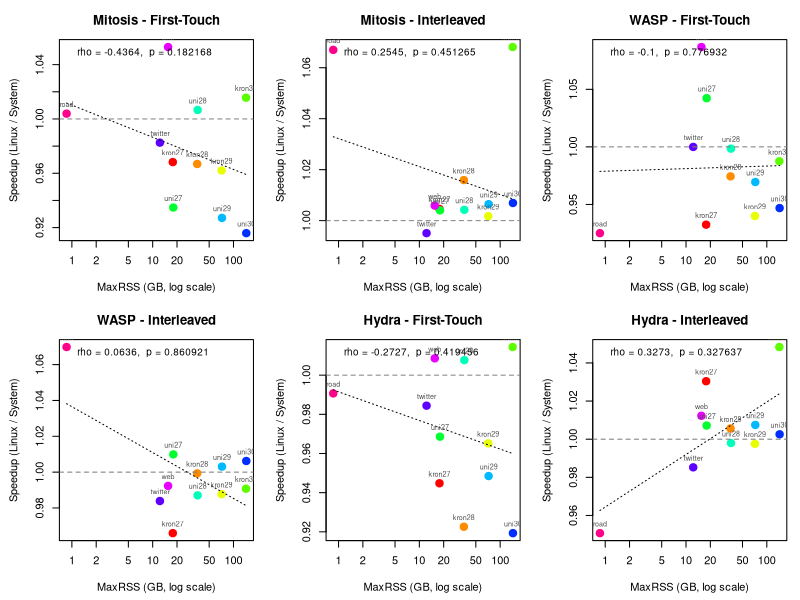

R code for this plot:
###############################################################################
###   CC: Does speedup over Linux depend on working-set size (maxRSS)?    ###
###   Permutation test on Spearman correlation, per system × policy       ###
###############################################################################

# =============================================================================
# 1. MaxRSS for CC (GB), per graph
# =============================================================================

maxrss <- c(
  kron27 = 17.74, kron28 = 35.56, kron29 = 71.28, kron30 = 142.84,
  uni27  = 18.00, uni28  = 36.00, uni29  = 72.00, uni30  = 143.98,
  twitter = 12.28, web = 15.51, road = 0.86
)

# =============================================================================
# 2. Runtime data (5 trials per configuration) — from cc.R
# =============================================================================

rt <- list(
  # --- LINUX First-Touch ---
  linux_ft_kron27  = c(0.33432, 0.33719, 0.33736, 0.33210, 0.33170),
  linux_ft_kron28  = c(0.60428, 0.61037, 0.60743, 0.60363, 0.61118),
  linux_ft_kron29  = c(1.21015, 1.20480, 1.19634, 1.16316, 1.18709),
  linux_ft_kron30  = c(2.09808, 2.21373, 2.17341, 2.28224, 2.20104),
  linux_ft_uni27   = c(1.18827, 1.16887, 1.15323, 1.15058, 1.17195),
  linux_ft_uni28   = c(2.45903, 2.49955, 2.56540, 2.55408, 2.52200),
  linux_ft_uni29   = c(5.47980, 5.45273, 5.55925, 5.50595, 5.45401),
  linux_ft_uni30   = c(12.10859, 12.12118, 12.08304, 12.19501, 12.17252),
  linux_ft_twitter = c(0.18231, 0.17170, 0.17307, 0.17776, 0.17210),
  linux_ft_web     = c(0.12921, 0.11152, 0.14532, 0.11367, 0.13373),
  linux_ft_road    = c(0.03938, 0.04308, 0.04179, 0.04394, 0.04215),
  
  # --- LINUX Interleaved ---
  linux_il_kron27  = c(0.25568, 0.26908, 0.25490, 0.25550, 0.25602),
  linux_il_kron28  = c(0.46972, 0.47812, 0.47114, 0.47250, 0.49086),
  linux_il_kron29  = c(0.92636, 0.91469, 0.93650, 0.92920, 0.90505),
  linux_il_kron30  = c(1.87866, 1.88115, 1.90174, 1.90381, 1.91024),
  linux_il_uni27   = c(0.76189, 0.73479, 0.74908, 0.74255, 0.73844),
  linux_il_uni28   = c(1.74240, 1.75118, 1.75498, 1.74074, 1.75582),
  linux_il_uni29   = c(4.10651, 4.04614, 4.06896, 4.08327, 4.06141),
  linux_il_uni30   = c(9.35257, 9.35723, 9.36331, 9.35796, 9.46177),
  linux_il_twitter = c(0.13059, 0.13006, 0.13119, 0.12852, 0.12938),
  linux_il_web     = c(0.07028, 0.06937, 0.06963, 0.06934, 0.06867),
  linux_il_road    = c(0.02967, 0.03030, 0.03044, 0.04164, 0.03055),
  
  # --- MITOSIS Replicated ---
  mitosis_ft_kron27  = c(0.34886, 0.34696, 0.34402, 0.34417, 0.34352),
  mitosis_ft_kron28  = c(0.63570, 0.62427, 0.63464, 0.62502, 0.62136),
  mitosis_ft_kron29  = c(1.24479, 1.24005, 1.22290, 1.23012, 1.25852),
  mitosis_ft_kron30  = c(2.12465, 2.22176, 2.14811, 2.14393, 2.16096),
  mitosis_ft_uni27   = c(1.25579, 1.21579, 1.28107, 1.23458, 1.25247),
  mitosis_ft_uni28   = c(2.54689, 2.49474, 2.47363, 2.51197, 2.49002),
  mitosis_ft_uni29   = c(6.02214, 5.81009, 5.98436, 5.90102, 5.89157),
  mitosis_ft_uni30   = c(13.26237, 13.32196, 13.18052, 13.27089, 13.21549),
  mitosis_ft_twitter = c(0.18049, 0.17791, 0.18010, 0.17678, 0.17723),
  mitosis_ft_web     = c(0.12836, 0.11718, 0.11773, 0.12013, 0.11819),
  mitosis_ft_road    = c(0.04078, 0.04251, 0.04212, 0.04227, 0.04184),
  
  # --- MITOSIS Replicated+Interleaved ---
  mitosis_il_kron27  = c(0.25968, 0.25756, 0.25533, 0.25687, 0.25584),
  mitosis_il_kron28  = c(0.47911, 0.46570, 0.46784, 0.47068, 0.46172),
  mitosis_il_kron29  = c(0.91337, 0.92042, 0.93662, 0.91907, 0.91425),
  mitosis_il_kron30  = c(1.77704, 1.83280, 1.77881, 1.74097, 1.74171),
  mitosis_il_uni27   = c(0.74402, 0.74084, 0.74025, 0.73736, 0.74931),
  mitosis_il_uni28   = c(1.73375, 1.74838, 1.73782, 1.74728, 1.74103),
  mitosis_il_uni29   = c(4.02504, 4.04885, 4.05882, 4.07201, 4.03096),
  mitosis_il_uni30   = c(9.31540, 9.35624, 9.29052, 9.26697, 9.34132),
  mitosis_il_twitter = c(0.13144, 0.13206, 0.13004, 0.12971, 0.12970),
  mitosis_il_web     = c(0.06971, 0.06858, 0.06930, 0.06887, 0.06879),
  mitosis_il_road    = c(0.03096, 0.03015, 0.03020, 0.03045, 0.03063),
  
  # --- WASP First-Touch ---
  wasp_ft_kron27  = c(0.33527, 0.34038, 0.34087, 0.34007, 0.43727),
  wasp_ft_kron28  = c(0.60347, 0.62062, 0.63099, 0.63286, 0.62883),
  wasp_ft_kron29  = c(1.19862, 1.40999, 1.26841, 1.23482, 1.23059),
  wasp_ft_kron30  = c(2.37828, 2.16981, 2.23374, 2.20839, 2.11691),
  wasp_ft_uni27   = c(1.11689, 1.11587, 1.12409, 1.12318, 1.11606),
  wasp_ft_uni28   = c(2.55775, 2.52966, 2.53246, 2.52459, 2.47480),
  wasp_ft_uni29   = c(5.46369, 5.69698, 5.72876, 5.72185, 5.70470),
  wasp_ft_uni30   = c(13.00939, 12.94447, 12.68042, 12.82998, 12.62236),
  wasp_ft_twitter = c(0.18163, 0.17186, 0.17432, 0.17254, 0.17664),
  wasp_ft_web     = c(0.12749, 0.11511, 0.11400, 0.11412, 0.11218),
  wasp_ft_road    = c(0.05861, 0.04301, 0.04140, 0.04249, 0.04187),
  
  # --- WASP Interleaved ---
  wasp_il_kron27  = c(0.25634, 0.26579, 0.25337, 0.25540, 0.30581),
  wasp_il_kron28  = c(0.48778, 0.48226, 0.48061, 0.46740, 0.46592),
  wasp_il_kron29  = c(0.92352, 0.94378, 0.94426, 0.92688, 0.93075),
  wasp_il_kron30  = c(2.34424, 1.83257, 1.76604, 1.79748, 1.82377),
  wasp_il_uni27   = c(0.73522, 0.73883, 0.74124, 0.73380, 0.74116),
  wasp_il_uni28   = c(1.87841, 1.74229, 1.73700, 1.75124, 1.75105),
  wasp_il_uni29   = c(4.11585, 4.03830, 4.03221, 4.06124, 4.05638),
  wasp_il_uni30   = c(9.29679, 9.28747, 9.32106, 9.32014, 9.37765),
  wasp_il_twitter = c(0.12882, 0.13339, 0.12998, 0.13955, 0.12865),
  wasp_il_web     = c(0.07056, 0.07019, 0.06941, 0.06937, 0.07045),
  wasp_il_road    = c(0.02987, 0.03020, 0.03050, 0.03047, 0.03095),
  
  # --- HYDRA Replicated (repl_order_9) ---
  hydra_ft_kron27  = c(0.36914, 0.34359, 0.34791, 0.34817, 0.36161),
  hydra_ft_kron28  = c(0.67069, 0.65018, 0.65746, 0.65463, 0.65877),
  hydra_ft_kron29  = c(1.21586, 1.24727, 1.23666, 1.22624, 1.25073),
  hydra_ft_kron30  = c(2.18219, 2.18830, 2.17792, 2.19172, 2.07314),
  hydra_ft_uni27   = c(1.18717, 1.21247, 1.20780, 1.20146, 1.21323),
  hydra_ft_uni28   = c(2.49349, 2.49622, 2.50323, 2.50483, 2.50630),
  hydra_ft_uni29   = c(5.71528, 5.79724, 5.88380, 5.78073, 5.76615),
  hydra_ft_uni30   = c(13.02523, 13.16519, 13.24926, 13.48782, 13.07836),
  hydra_ft_twitter = c(0.18016, 0.17822, 0.17699, 0.17940, 0.17606),
  hydra_ft_web     = c(0.11971, 0.11806, 0.13615, 0.11644, 0.13770),
  hydra_ft_road    = c(0.03986, 0.04351, 0.04288, 0.04293, 0.04314),
  
  # --- HYDRA Replicated+Interleaved (repl_order_9) ---
  hydra_il_kron27  = c(0.24175, 0.23935, 0.26174, 0.25478, 0.25545),
  hydra_il_kron28  = c(0.46746, 0.47608, 0.46362, 0.48639, 0.47549),
  hydra_il_kron29  = c(0.93557, 0.95258, 0.90745, 0.92060, 0.90686),
  hydra_il_kron30  = c(1.75343, 1.84890, 1.77762, 1.86501, 1.79378),
  hydra_il_uni27   = c(0.74274, 0.73695, 0.73650, 0.74413, 0.73997),
  hydra_il_uni28   = c(1.75516, 1.77303, 1.74849, 1.74639, 1.73972),
  hydra_il_uni29   = c(4.04427, 4.04295, 4.05114, 4.02582, 4.05104),
  hydra_il_uni30   = c(9.39343, 9.34908, 9.33556, 9.32547, 9.36958),
  hydra_il_twitter = c(0.13787, 0.13057, 0.13137, 0.13000, 0.12967),
  hydra_il_web     = c(0.06916, 0.06829, 0.06829, 0.06842, 0.06892),
  hydra_il_road    = c(0.03005, 0.03039, 0.04955, 0.03045, 0.03059)
)

# =============================================================================
# 3. Permutation test on Spearman rho
#    H0: no monotonic association between maxRSS and speedup
#    Two-sided test
# =============================================================================

perm_cor_test <- function(x, y, n_perm = 100000) {
  n <- length(x)
  obs_rho <- cor(x, y, method = "spearman")
  count <- 0
  for (i in seq_len(n_perm)) {
    perm_rho <- cor(sample(x), y, method = "spearman")
    if (abs(perm_rho) >= abs(obs_rho)) count <- count + 1
  }
  list(rho = obs_rho, p = (count + 1) / (n_perm + 1), n = n)
}

# Helper: format p-value with full precision (scientific notation for small values)
fmt_p <- function(p) {
  ifelse(p < 1e-4, sprintf("%.4e", p), sprintf("%.6f", p))
}

# =============================================================================
# 4. Compute per-graph mean speedup, then test correlation with maxRSS
# =============================================================================

graphs   <- c("kron27","kron28","kron29","kron30",
              "uni27","uni28","uni29","uni30",
              "twitter","web","road")
policies <- c("ft", "il")
pol_lab  <- c(ft = "First-Touch", il = "Interleaved")
systems  <- c("mitosis", "wasp", "hydra")
sys_lab  <- c(mitosis = "Mitosis", wasp = "WASP", hydra = "Hydra")

set.seed(42)
results <- data.frame()
plot_data <- data.frame()

for (sys in systems) {
  for (pol in policies) {
    speedups <- numeric(length(graphs))
    rss_vals <- numeric(length(graphs))
    
    for (i in seq_along(graphs)) {
      g <- graphs[i]
      lk <- paste0("linux_", pol, "_", g)
      sk <- paste0(sys, "_", pol, "_", g)
      # Mean speedup = mean(linux) / mean(system)
      speedups[i] <- mean(rt[[lk]]) / mean(rt[[sk]])
      rss_vals[i] <- maxrss[g]
    }
    
    # Permutation test
    res <- perm_cor_test(rss_vals, speedups)
    
    results <- rbind(results, data.frame(
      System  = sys_lab[sys],
      Policy  = pol_lab[pol],
      Rho     = round(res$rho, 4),
      p_value = res$p,
      p_display = fmt_p(res$p),
      Sig     = ifelse(res$p < 0.001, "***",
                       ifelse(res$p < 0.01,  "**",
                              ifelse(res$p < 0.05,  "*", ""))),
      stringsAsFactors = FALSE
    ))
    
    # Collect for plotting
    for (i in seq_along(graphs)) {
      plot_data <- rbind(plot_data, data.frame(
        System  = sys_lab[sys],
        Policy  = pol_lab[pol],
        Graph   = graphs[i],
        MaxRSS  = rss_vals[i],
        Speedup = speedups[i],
        stringsAsFactors = FALSE
      ))
    }
  }
}

# =============================================================================
# 5. Print results
# =============================================================================

cat("\n")
cat("======================================================================\n")
cat("  CC: Spearman correlation between MaxRSS and Speedup vs Linux\n")
cat("  Permutation test (two-sided, 100k permutations)\n")
cat("  11 graphs, mean speedup per graph\n")
cat("======================================================================\n\n")

# Print with formatted p-value column
print_results <- results[, c("System", "Policy", "Rho", "p_display", "Sig")]
colnames(print_results)[4] <- "p_value"
print(print_results, row.names = FALSE)

cat("\nInterpretation:\n")
cat("  rho > 0 → larger working sets see MORE speedup over Linux\n")
cat("  rho < 0 → larger working sets see LESS speedup over Linux\n")
cat("  * p < 0.05  ** p < 0.01  *** p < 0.001\n")

# =============================================================================
# 5b. Detailed per-graph speedup tables for each system × policy
# =============================================================================

cat("\n")
cat("======================================================================\n")
cat("  Per-graph speedup vs MaxRSS (sorted by MaxRSS ascending)\n")
cat("======================================================================\n")

for (sys in systems) {
  for (pol in policies) {
    label <- paste(sys_lab[sys], "-", pol_lab[pol])
    cat("\n---", label, "---\n")
    cat(sprintf("  %-10s %8s %10s %12s\n",
                "Graph", "RSS(GB)", "Speedup", "% Improv."))
    
    speedups <- numeric(length(graphs))
    rss_vals <- numeric(length(graphs))
    for (i in seq_along(graphs)) {
      g <- graphs[i]
      lk <- paste0("linux_", pol, "_", g)
      sk <- paste0(sys, "_", pol, "_", g)
      speedups[i] <- mean(rt[[lk]]) / mean(rt[[sk]])
      rss_vals[i] <- maxrss[g]
    }
    
    ord <- order(rss_vals)
    for (i in ord) {
      pct <- (speedups[i] - 1) * 100
      cat(sprintf("  %-10s %8.2f %10.4f %+11.2f%%\n",
                  graphs[i], rss_vals[i], speedups[i], pct))
    }
    
    # Summarise: small vs large
    small_idx <- which(rss_vals < 20)
    large_idx <- which(rss_vals >= 40)
    cat(sprintf("  >> Small graphs (RSS < 20 GB, n=%d): mean speedup = %.4f\n",
                length(small_idx), mean(speedups[small_idx])))
    cat(sprintf("  >> Large graphs (RSS >= 40 GB, n=%d): mean speedup = %.4f\n",
                length(large_idx), mean(speedups[large_idx])))
  }
}

# =============================================================================
# 5c. Overall summary across all systems
# =============================================================================

cat("\n")
cat("======================================================================\n")
cat("  Summary: Average speedup by MaxRSS group across all systems\n")
cat("======================================================================\n\n")

for (pol in policies) {
  cat(sprintf("--- %s ---\n", pol_lab[pol]))
  cat(sprintf("  %-10s %12s %12s %12s\n",
              "RSS Group", "Mitosis", "WASP", "Hydra"))
  
  for (grp_label in c("Small (<20GB)", "Medium (20-80GB)", "Large (>80GB)")) {
    vals <- character(3)
    for (si in seq_along(systems)) {
      sys <- systems[si]
      speedups <- numeric(length(graphs))
      rss_vals <- numeric(length(graphs))
      for (i in seq_along(graphs)) {
        g <- graphs[i]
        lk <- paste0("linux_", pol, "_", g)
        sk <- paste0(sys, "_", pol, "_", g)
        speedups[i] <- mean(rt[[lk]]) / mean(rt[[sk]])
        rss_vals[i] <- maxrss[g]
      }
      if (grp_label == "Small (<20GB)")       idx <- which(rss_vals < 20)
      else if (grp_label == "Medium (20-80GB)") idx <- which(rss_vals >= 20 & rss_vals <= 80)
      else                                      idx <- which(rss_vals > 80)
      vals[si] <- sprintf("%.4f", mean(speedups[idx]))
    }
    cat(sprintf("  %-17s %9s %12s %12s\n", grp_label, vals[1], vals[2], vals[3]))
  }
  cat("\n")
}

cat("Interpretation guide:\n")
cat("  If speedup increases monotonically with RSS group (small < medium < large),\n")
cat("  this supports the hypothesis that the tiered-memory systems benefit more\n")
cat("  when the working set is larger (exceeding fast-tier capacity).\n")
cat("  The Spearman rho and permutation p-value above test this formally.\n")

# =============================================================================
# 6. Scatter plots (base R): Speedup vs MaxRSS, per system × policy
# =============================================================================

pdf("cc_rss_speedup.pdf", width = 14, height = 10)
par(mfrow = c(2, 3), mar = c(4.5, 4.5, 3, 1))

graph_cols <- rainbow(length(graphs))
names(graph_cols) <- graphs

for (sys in systems) {
  for (pol in policies) {
    label <- paste(sys_lab[sys], "-", pol_lab[pol])
    
    # Extract subset
    idx <- plot_data$System == sys_lab[sys] & plot_data$Policy == pol_lab[pol]
    sub <- plot_data[idx, ]
    
    # Annotation from results
    ridx <- results$System == sys_lab[sys] & results$Policy == pol_lab[pol]
    rho_val <- results$Rho[ridx]
    p_str   <- results$p_display[ridx]
    sig_val <- results$Sig[ridx]
    
    plot(sub$MaxRSS, sub$Speedup,
         log = "x", pch = 19,
         col = graph_cols[sub$Graph], cex = 1.5,
         xlab = "MaxRSS (GB, log scale)",
         ylab = "Speedup (Linux / System)",
         main = label)
    abline(h = 1, lty = 2, col = "gray50")
    # Linear fit on log(RSS) for trend line
    fit <- lm(Speedup ~ log2(MaxRSS), data = sub)
    xseq <- seq(min(sub$MaxRSS), max(sub$MaxRSS), length.out = 100)
    lines(xseq, predict(fit, newdata = data.frame(MaxRSS = xseq)),
          lty = 3, col = "black")
    # Annotate with rho and p
    legend("topleft",
           legend = paste0("rho = ", rho_val, ",  p = ", p_str, " ", sig_val),
           bty = "n", cex = 0.9)
    # Label points
    text(sub$MaxRSS, sub$Speedup, labels = sub$Graph,
         pos = 3, cex = 0.65, col = "gray30")
  }
}

dev.off()
cat("\nSaved plot to cc_rss_speedup.pdf\n")
